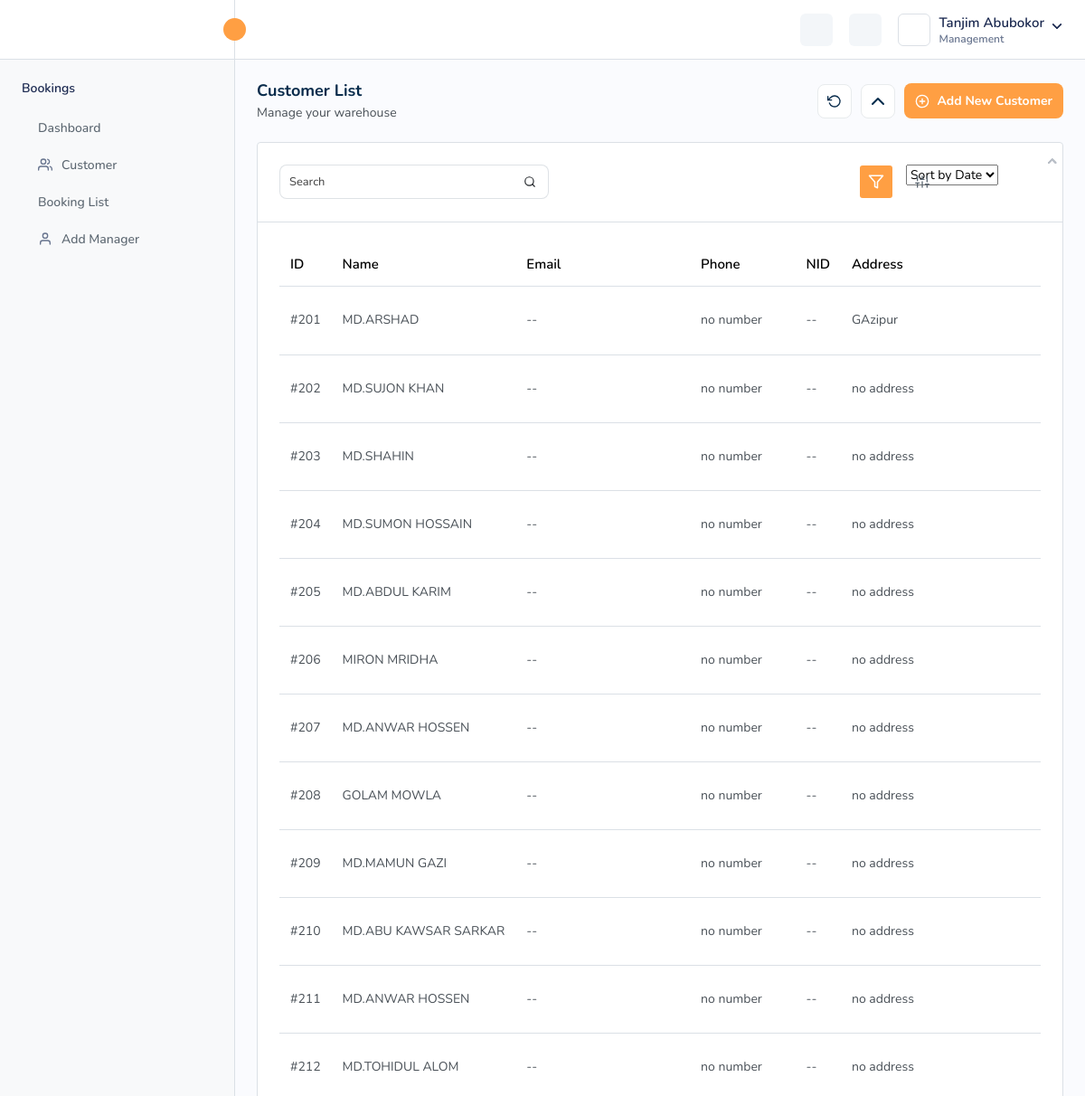
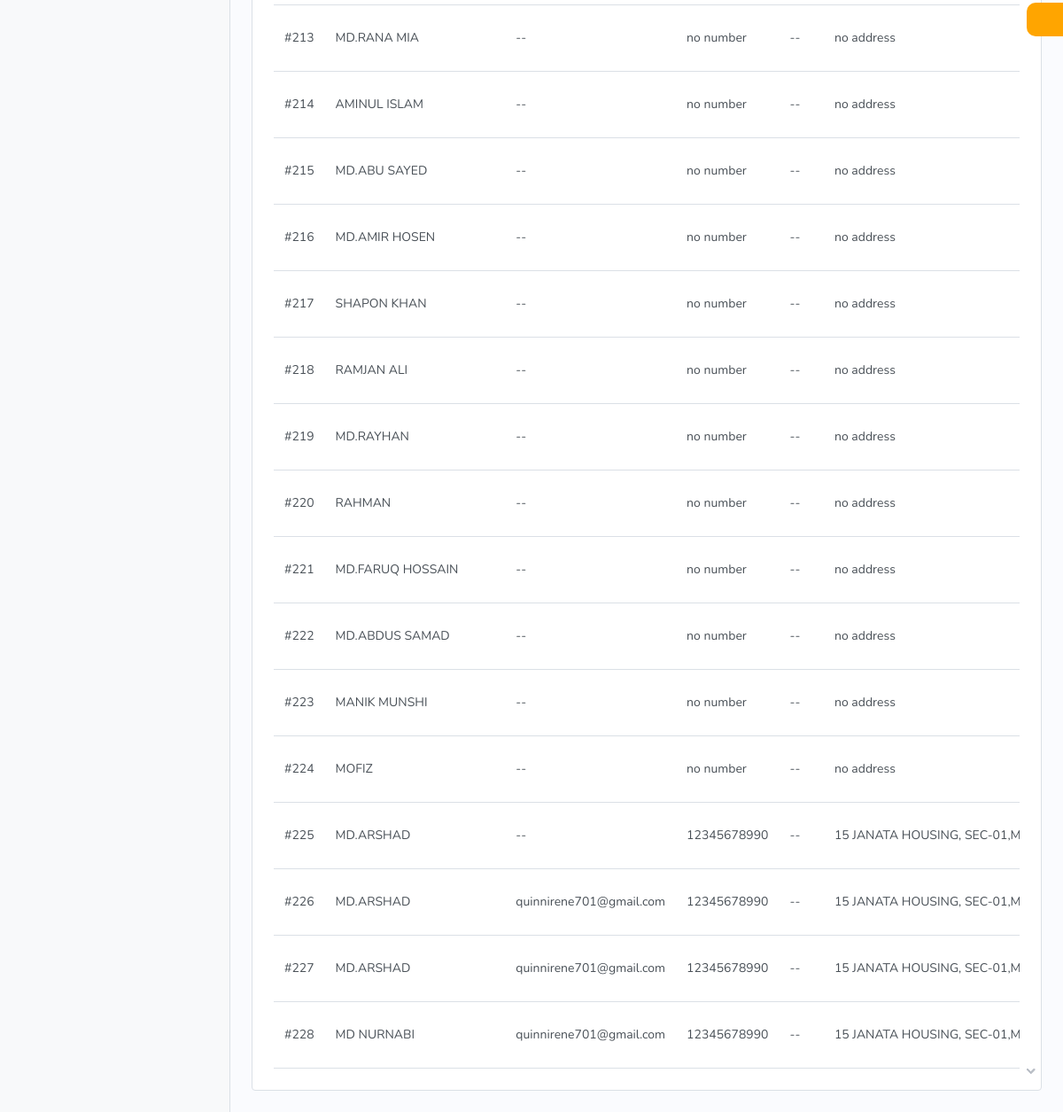
Screenshot of /customer (signed in) with the database file from the repository (2 pictures, top to bottom).
### Admin/models.py (models this page shows, shortened)
class Customer(models.Model):
    name = models.CharField(max_length=500)
    number = models.CharField(max_length=20)
    email = models.EmailField(max_length=100 , blank=True, null=True)
    address = models.TextField()
    nid = models.CharField(max_length=100, blank=True, null=True)
    date_created = models.DateTimeField(auto_now_add=True)
    date_updated = models.DateTimeField(auto_now=True)

### Admin/views.py (the view, shortened to what this page needs)
# urls.py: path('customer',views.Customer.as_view(),name='customer-list'),
class Customer(LoginRequiredMixin, View):
    def __init__(self) -> None:
        self.login_url = reverse('admin:login')  # Custom login URL
        self.redirect_field_name = 'next'
        self.customers = models.Customer.objects.all().order_by('date_created')
        self.context = {
        }
    def get(self, request, *args, **kwargs):
        self.context["customers"] = self.customers
        return render(request, 'Admin/customer.html', context=self.context)

### templates/Admin/customer.html (shortened to what this page needs)
{% extends 'Admin/base.html' %}
{% block body %}
<div class="content">
    <div class="page-header">
       <div class="add-item d-flex">
          <div class="page-title">
             <h4>Customer List</h4>
             <h6>Manage your warehouse</h6>
          </div>
       </div>
       <ul class="table-top-head">
          <li>
             <a href="{% url 'customer-list' %}" data-bs-toggle="tooltip" data-bs-placement="top" aria-label="Refresh" data-bs-original-title="Refresh">
                <svg xmlns="http://www.w3.org/2000/svg" width="24" height="24" viewBox="0 0 24 24" fill="none" stroke="currentColor" stroke-width="2" stroke-linecap="round" stroke-linejoin="round" class="feather feather-rotate-ccw">
                   <polyline points="1 4 1 10 7 10"></polyline>
                   <path d="M3.51 15a9 9 0 1 0 2.13-9.36L1 10"></path>
                </svg>
             </a>
          </li>
          <li>
             <a data-bs-toggle="tooltip" data-bs-placement="top" id="collapse-header" aria-label="Collapse" data-bs-original-title="Collapse">
                <svg xmlns="http://www.w3.org/2000/svg" width="24" height="24" viewBox="0 0 24 24" fill="none" stroke="currentColor" stroke-width="2" stroke-linecap="round" stroke-linejoin="round" class="feather feather-chevron-up">
                   <polyline points="18 15 12 9 6 15"></polyline>
                </svg>
             </a>
          </li>
       </ul>
       <div class="page-btn">
          <a href="#" class="btn btn-added" data-bs-toggle="modal" data-bs-target="#add-units">
             Add New Customer
          </a>
       </div>
    </div>
    <div class="card table-list-card">
       <div class="card-body">
          <div class="table-top">
             <div class="search-set">
                <div class="search-input">
                   <a href="" class="btn btn-searchset">
                      <svg xmlns="http://www.w3.org/2000/svg" width="24" height="24" viewBox="0 0 24 24" fill="none" stroke="currentColor" stroke-width="2" stroke-linecap="round" stroke-linejoin="round" class="feather feather-search">
                         <circle cx="11" cy="11" r="8"></circle>
                         <line x1="21" y1="21" x2="16.65" y2="16.65"></line>
                      </svg>
                   </a>
                   <div id="DataTables_Table_0_filter" class="dataTables_filter"><label> <input type="search" class="form-control form-control-sm" placeholder="Search" aria-controls="DataTables_Table_0"></label></div>
                </div>
             </div>
             <div class="search-path">
                <div class="d-flex align-items-center">
                   <a class="btn btn-filter" id="filter_search">
                      <svg xmlns="http://www.w3.org/2000/svg" width="24" height="24" viewBox="0 0 24 24" fill="none" stroke="currentColor" stroke-width="2" stroke-linecap="round" stroke-linejoin="round" class="feather feather-filter filter-icon">
                         <polygon points="22 3 2 3 10 12.46 10 19 14 21 14 12.46 22 3"></polygon>
                      </svg>
                   </a>
                </div>
             </div>
             <div class="form-sort">
                <select class="select select2-hidden-accessible" data-select2-id="select2-data-1-p0fg" tabindex="-1" aria-hidden="true">
                   <option data-select2-id="select2-data-3-pyxs">Sort by Date</option>
                </select>
             </div>
          </div>
          <div class="table-responsive">
             <div id="DataTables_Table_0_wrapper" class="dataTables_wrapper dt-bootstrap5 no-footer table-responsive">
                <table class="table datanew dataTable no-footer"  aria-describedby="DataTables_Table_0_info">
                   <thead>
                      <tr>
                        <th class="sorting" tabindex="0" aria-controls="DataTables_Table_0" rowspan="1" colspan="1" aria-label="Customer  Name: activate to sort column ascending" style="width: 241px;">
                            ID
                        </th>
                        <th class="sorting" tabindex="0" aria-controls="DataTables_Table_0" rowspan="1" colspan="1" aria-label="Customer  Name: activate to sort column ascending" style="width: 241px;">
                            Name
                        </th>
                         <th class="sorting" tabindex="0" aria-controls="DataTables_Table_0" rowspan="1" colspan="1" aria-label="Email: activate to sort column ascending" style="width: 251.547px;">
                            Email
                        </th>
                        <th class="sorting" tabindex="0" aria-controls="DataTables_Table_0" rowspan="1" colspan="1" aria-label="Phone: activate to sort column ascending" style="width: 154.719px;">
                            Phone
                        </th>
                        <th class="sorting" tabindex="0" aria-controls="DataTables_Table_0" rowspan="1" colspan="1" aria-label="Phone: activate to sort column ascending" style="width: 154.719px;">
                            NID
                        </th>
                         <th class="sorting" tabindex="0" aria-controls="DataTables_Table_0" rowspan="1" colspan="1" aria-label="Country: activate to sort column ascending" style="width: 104.969px;">
                            Address
                        </th>
                      </tr>
                   </thead>
                   <tbody>
                    {% for customer in customers %}
                      <tr class="odd" id="table{{customer.id}}">
                         <td class="customer_id">
                            #{{customer.id}}
                         </td>
                         <td class="customer_name">{{customer.name}}</td>
                         <td class="customer_email">
                            {% if customer.email %}
                                {{customer.email}}
                            {% else %}
                                --
                            {% endif %}
                         </td>
                         <td class="customer_number">{{customer.number}} </td>
                         <td class="customer_nid">
                            {% if customer.nid %}
                                {{customer.nid}}
                            {% else %}
                                --
                            {% endif %}
                         </td>
                         <td class="customer_address">{{customer.address}}</td>
                      </tr>
                    {% endfor %}
                   </tbody>
                </table>
             </div>
          </div>
       </div>
    </div>
{% endblock %}

### templates/Admin/base.html (shortened to what this page needs)
{% load static %}
<!DOCTYPE html>
<html lang="en">
    <head>
        <link rel="stylesheet" href="https://dreamspos.dreamstechnologies.com/html/template/assets/css/bootstrap.min.css">
        <link rel="stylesheet" href="https://dreamspos.dreamstechnologies.com/html/template/assets/css/animate.css">
		<link rel="stylesheet" href="https://dreamspos.dreamstechnologies.com/html/template/assets/plugins/select2/css/select2.min.css">
		<link rel="stylesheet" href="https://dreamspos.dreamstechnologies.com/html/template/assets/css/bootstrap-datetimepicker.min.css">
		<link rel="stylesheet" href="https://dreamspos.dreamstechnologies.com/html/template/assets/css/dataTables.bootstrap5.min.css">
		<link rel="stylesheet" href="https://dreamspos.dreamstechnologies.com/html/template/assets/plugins/fontawesome/css/fontawesome.min.css">
		<link rel="stylesheet" href="https://dreamspos.dreamstechnologies.com/html/template/assets/plugins/fontawesome/css/all.min.css">
        <link rel="stylesheet" href="{% static 'assets/css/style.css' %}">
    </head>
    <body>
        <div class="main-wrapper">
			<div class="header">
				<div class="header-left active">
					<a id="toggle_btn" href="javascript:void(0);">
						<i data-feather="chevrons-left" class="feather-16"></i>
					</a>
				</div>
				<ul class="nav user-menu">
						<li class="nav-item nav-searchinputs">
							<div class="top-nav-search">
								<form action="sales-list.html#" class="dropdown">
									<div class="searchinputs dropdown-toggle" id="dropdownMenuClickable" data-bs-toggle="dropdown" data-bs-auto-close="false">
										<div class="search-addon">
											<span><i data-feather="x-circle" class="feather-14"></i></span>
										</div>
									</div>
								</form>
							</div>
						</li>
					<li class="nav-item nav-item-box">
						<a href="javascript:void(0);" id="btnFullscreen">
						</a>
					</li>
					<li class="nav-item nav-item-box">
						<a  target="_blank"href="{% url 'admin:auth_user_change' request.user.id %}"></a>
					</li>
					<li class="nav-item dropdown has-arrow main-drop">
						<a href="javascript:void(0);" class="dropdown-toggle nav-link userset" data-bs-toggle="dropdown">
							<span class="user-info">
								<span class="user-letter">
								</span>
								<span class="user-detail">
									<span class="user-name">{{request.user.first_name}} {{request.user.last_name}}</span>
									<span class="user-role">Management</span>
								</span>
							</span>
						</a>
					</li>
				</ul>
			</div>
			<div class="sidebar" id="sidebar">
				<div class="sidebar-inner slimscroll">
					<div id="sidebar-menu" class="sidebar-menu">
						<ul>
							<li class="submenu-open">
								<h6 class="submenu-hdr">Bookings</h6>
								<ul>
									<li><a href="/"><span>Dashboard</span></a></li>
									<li><a href="{% url 'customer-list' %}">
                                        <span>Customer</span></a></li>
									<li><a href="{% url 'booking-list' %}"><span>Booking List</span></a></li>
									<li><a target="_blank" href="{% url 'admin:auth_user_add' %}"><svg xmlns="http://www.w3.org/2000/svg" width="24" height="24" viewBox="0 0 24 24" fill="none" stroke="currentColor" stroke-width="2" stroke-linecap="round" stroke-linejoin="round" class="feather feather-user"><path d="M20 21v-2a4 4 0 0 0-4-4H8a4 4 0 0 0-4 4v2"></path><circle cx="12" cy="7" r="4"></circle></svg><span>Add Manager</span></a></li>
								</ul>
							</li>
						</ul>
					</div>
				</div>
			</div>
			<div class="page-wrapper">
                {% block body %}{% endblock %}
			</div>
        </div>
		<div class="customizer-links" id="setdata">
			<ul class="sticky-sidebar">
				<li class="sidebar-icons">
					<a href="sales-list.html#" class="navigation-add" data-bs-toggle="tooltip" data-bs-placement="left"
						data-bs-original-title="Theme">
					</a>
				</li>
			</ul>
		</div>
    <script src="https://dreamspos.dreamstechnologies.com/cdn-cgi/scripts/7d0fa10a/cloudflare-static/rocket-loader.min.js" data-cf-settings="20eddcc3492b1ed460052fd7-|49" defer></script></body>
</html>

### rows the page displays
Customer: id "201", name "MD.ARSHAD", number "no number", address "GAzipur"
Customer: id "202", name "MD.SUJON KHAN", number "no number", address "no address"
Customer: id "203", name "MD.SHAHIN", number "no number", address "no address"
Customer: id "204", name "MD.SUMON HOSSAIN", number "no number", address "no address"
Customer: id "205", name "MD.ABDUL KARIM", number "no number", address "no address"
Customer: id "206", name "MIRON MRIDHA", number "no number", address "no address"
Customer: id "207", name "MD.ANWAR HOSSEN", number "no number", address "no address"
Customer: id "208", name "GOLAM MOWLA", number "no number", address "no address"
Customer: id "209", name "MD.MAMUN GAZI", number "no number", address "no address"
Customer: id "210", name "MD.ABU KAWSAR SARKAR", number "no number", address "no address"
Customer: id "211", name "MD.ANWAR HOSSEN", number "no number", address "no address"
Customer: id "212", name "MD.TOHIDUL ALOM", number "no number", address "no address"
Customer: id "213", name "MD.RANA MIA", number "no number", address "no address"
Customer: id "214", name "AMINUL ISLAM", number "no number", address "no address"
Customer: id "215", name "MD.ABU SAYED", number "no number", address "no address"
Customer: id "216", name "MD.AMIR HOSEN", number "no number", address "no address"
Customer: id "217", name "SHAPON KHAN", number "no number", address "no address"
Customer: id "218", name "RAMJAN ALI", number "no number", address "no address"
Customer: id "219", name "MD.RAYHAN", number "no number", address "no address"
Customer: id "220", name "RAHMAN", number "no number", address "no address"
Customer: id "221", name "MD.FARUQ HOSSAIN", number "no number", address "no address"
Customer: id "222", name "MD.ABDUS SAMAD", number "no number", address "no address"
Customer: id "223", name "MANIK MUNSHI", number "no number", address "no address"
Customer: id "224", name "MOFIZ", number "no number", address "no address"
Customer: id "225", name "MD.ARSHAD", number "12345678990", address "15 JANATA HOUSING,…"
Customer: id "226", name "MD.ARSHAD", email "quinnirene701@gmail.com", number "12345678990", address "15 JANATA HOUSING,…"
Customer: id "227", name "MD.ARSHAD", email "quinnirene701@gmail.com", number "12345678990", address "15 JANATA HOUSING,…"
Customer: id "228", name "MD NURNABI", email "quinnirene701@gmail.com", number "12345678990", address "15 JANATA HOUSING,…"

### other values shown
{{ request.user.first_name }} "Tanjim"
{{ request.user.last_name }} "Abubokor"
